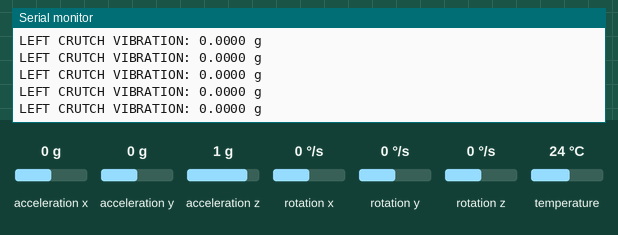
Simulated run of this sketch. Board: ESP32. Shown: the last lines printed to the serial monitor. The test bench sets the inputs (shaded band); at power-on: acceleration x 0 g, acceleration y 0 g, acceleration z 1 g, rotation x 0 °/s, rotation y 0 °/s, rotation z 0 °/s, temperature 24 °C.

Above: at 14.4 s.
14.5 s: acceleration x set to -1.4 g
At 14.54 s:
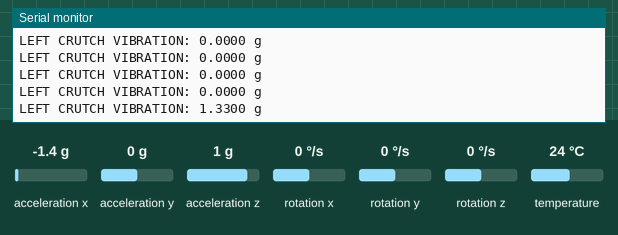
16.0 s: acceleration y set to -1.4 g
At 16.07 s:
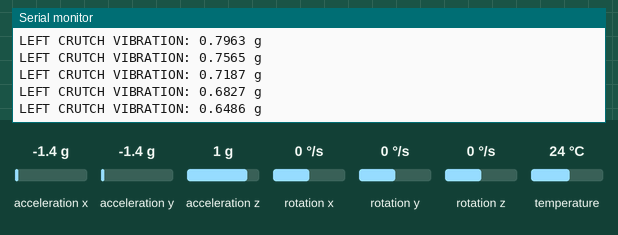
17.5 s: acceleration z set to -1.4 g
At 17.51 s:
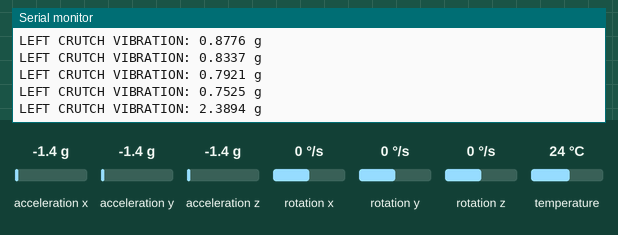
Timing chart, 0 to 20.5 s (numbered marks = the images above; inputs shaded):
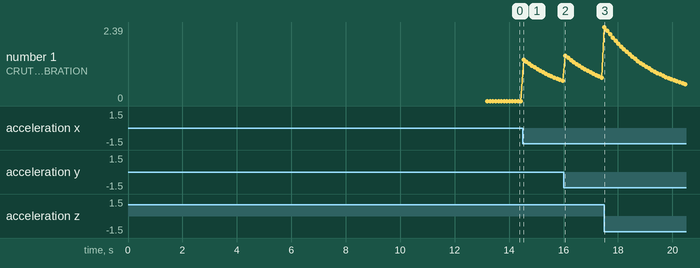

Measured:
- after the input at 14.5 s, the serial monitor: prints a new line at once (image 1)
- plotted number 1: 0 → 0.65 after the input at 14.5 s, 0.65 → 0.75 after the input at 16.0 s

The sketch:

left_crutch_vibration_calibration.ino
```cpp
#include <Wire.h>
#include <Adafruit_MPU6050.h>
#include <Adafruit_Sensor.h>
#include <math.h>

Adafruit_MPU6050 mpu;

#define SDA_PIN 4
#define SCL_PIN 5
#define MPU_ADDRESS 0x68

#define CALIBRATION_SAMPLES 1000

// Accelerometer offsets
float accelOffsetX = 0;
float accelOffsetY = 0;
float accelOffsetZ = 0;

// Gyroscope offsets
float gyroOffsetX = 0;
float gyroOffsetY = 0;
float gyroOffsetZ = 0;

// Gravity estimates
float gravityX = 0;
float gravityY = 0;
float gravityZ = 0;

// Filter coefficient
const float ALPHA = 0.95;

// Noise threshold
const float ZERO_THRESHOLD = 0.03;

// =====================================
// MPU6050 CALIBRATION
// =====================================

void calibrateSensor() {

  Serial.println("Keep crutch stationary during calibration.");
  delay(5000);

  float axSum = 0;
  float aySum = 0;
  float azSum = 0;

  float gxSum = 0;
  float gySum = 0;
  float gzSum = 0;

  sensors_event_t a, g, temp;

  for (int i = 0; i < CALIBRATION_SAMPLES; i++) {

    mpu.getEvent(&a, &g, &temp);

    axSum += a.acceleration.x;
    aySum += a.acceleration.y;
    azSum += a.acceleration.z;

    gxSum += g.gyro.x;
    gySum += g.gyro.y;
    gzSum += g.gyro.z;

    delay(5);
  }

  accelOffsetX = axSum / CALIBRATION_SAMPLES;
  accelOffsetY = aySum / CALIBRATION_SAMPLES;
  accelOffsetZ = azSum / CALIBRATION_SAMPLES;

  gyroOffsetX = gxSum / CALIBRATION_SAMPLES;
  gyroOffsetY = gySum / CALIBRATION_SAMPLES;
  gyroOffsetZ = gzSum / CALIBRATION_SAMPLES;

  // Initialize gravity estimate using calibrated readings
  gravityX = 0;
  gravityY = 0;
  gravityZ = 0;

  Serial.println("Calibration complete!");
}

// =====================================
// SETUP
// =====================================

void setup() {

  Serial.begin(115200);
  delay(1000);

  Wire.begin(SDA_PIN, SCL_PIN);

  if (!mpu.begin(MPU_ADDRESS, &Wire)) {

    Serial.println("MPU6050 NOT DETECTED!");

    while (1) {
      delay(100);
    }
  }

  mpu.setAccelerometerRange(MPU6050_RANGE_2_G);
  mpu.setGyroRange(MPU6050_RANGE_250_DEG);
  mpu.setFilterBandwidth(MPU6050_BAND_21_HZ);

  calibrateSensor();

  Serial.println("LEFT CRUTCH VIBRATION MONITOR READY");
}

// =====================================
// MAIN LOOP
// =====================================

void loop() {

  sensors_event_t a, g, temp;

  mpu.getEvent(&a, &g, &temp);

  // Remove initial sensor offsets
  float ax = a.acceleration.x - accelOffsetX;
  float ay = a.acceleration.y - accelOffsetY;
  float az = a.acceleration.z - accelOffsetZ;

  // Estimate gravity continuously
  gravityX = ALPHA * gravityX + (1.0 - ALPHA) * ax;
  gravityY = ALPHA * gravityY + (1.0 - ALPHA) * ay;
  gravityZ = ALPHA * gravityZ + (1.0 - ALPHA) * az;

  // Remove gravity to obtain dynamic acceleration
  float dynamicX = ax - gravityX;
  float dynamicY = ay - gravityY;
  float dynamicZ = az - gravityZ;

  // Calculate dynamic acceleration magnitude in g
  float vibration = sqrt(
    dynamicX * dynamicX +
    dynamicY * dynamicY +
    dynamicZ * dynamicZ
  ) / 9.80665;

  // Suppress small stationary sensor noise
  if (vibration < ZERO_THRESHOLD) {
    vibration = 0.0;
  }

  Serial.print("LEFT CRUTCH VIBRATION: ");
  Serial.print(vibration, 4);
  Serial.println(" g");

  delay(100);
}
```
